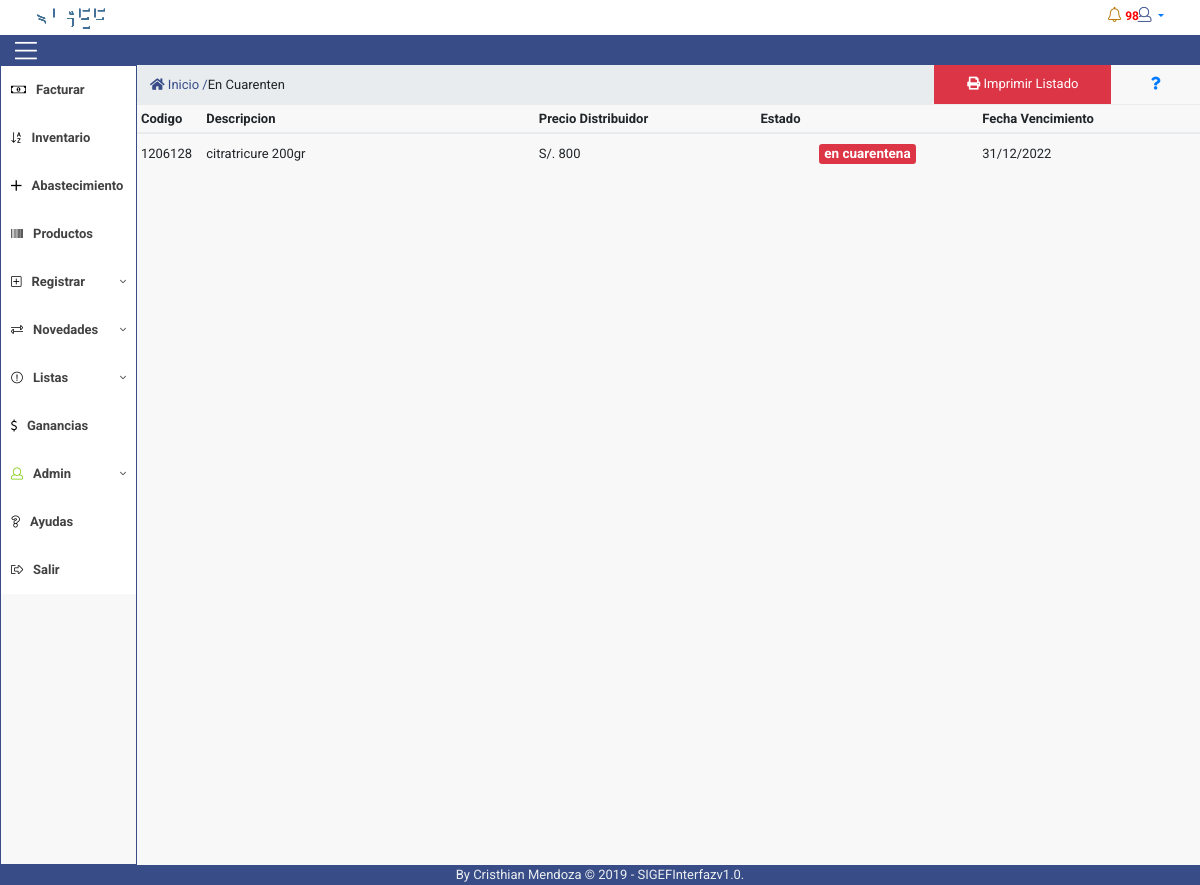
/controlador/en_cuarentena.php (signed in), run on the app's committed database.
### tables this page shows
CREATE TABLE `tb_productos` (
  `cod_prod` int(11) NOT NULL,
  `descripcion` varchar(140) NOT NULL,
  `precio_costo` int(11) NOT NULL,
  `precio_venta` int(11) NOT NULL,
  `cantidad` int(11) NOT NULL,
  `estado` varchar(15) NOT NULL,
  `cantidad_min` int(11) NOT NULL,
  `cantidad_max` int(11) NOT NULL,
  `lote` varchar(20) NOT NULL,
  `fecha_vencimiento` date NOT NULL,
  `requiere_formula` int(11) NOT NULL,
  `cod_categ_prod` int(11) NOT NULL,
  `cod_tipo_prod` int(11) NOT NULL,
  `fecha_registro_prod` date NOT NULL
);

### controlador/paginar_en_cuarentena.php (the view)
<?php
  function fechaNormal($fecha){
    $nfecha = date('d/m/Y',strtotime($fecha));
    return $nfecha;
}
              $sql="SELECT * FROM tb_productos WHERE estado = 'en cuarentena' ORDER BY fecha_vencimiento ASC";
              include('../connections/config.php');
              $resultado = $conexion->query( $sql );
              echo "  <table class='table table-condensed display' id='en_cuarentena'>
                  <thead>
                    <tr>
                        <th width='30'>Codigo</th>
                        <th width='300'>Descripcion</th>
                        <th width='200'>Precio Distribuidor</th>
                        <th width='200'>Estado</th>
                        <th width='200'>Fecha Vencimiento</th>
                    </tr>
                  </thead>";
              while ($row=mysqli_fetch_row($resultado))
              {
                echo "
                    <tr>
                      <td>".$row[0]."</td>
                      <td>".utf8_decode($row[1])."</td>
                      <td>S/. ".$row[2]."</td>
                      <td align='center' style='font-size:18px;''><span class='badge badge-danger'>".$row[5]."</span></td>
                      <td>".fechaNormal($row[9])."</td>
                    </tr>
                 ";
              }
              echo "</table>";
?>

### vista/css/estilos.css (style rules this page uses)
* { margin: 0; padding: 0; box-sizing: border-box; font-family: 'Roboto', sans-serif; font-size: 13px; border-radius: 0px; }
.table td, .table th { padding: .3rem; vertical-align: unset; }

### data on the page
tb_productos: cod_prod "1206128", descripcion "citratricure 200gr", precio_costo "800", estado "en cuarentena", fecha_vencimiento "31/12/2022"
